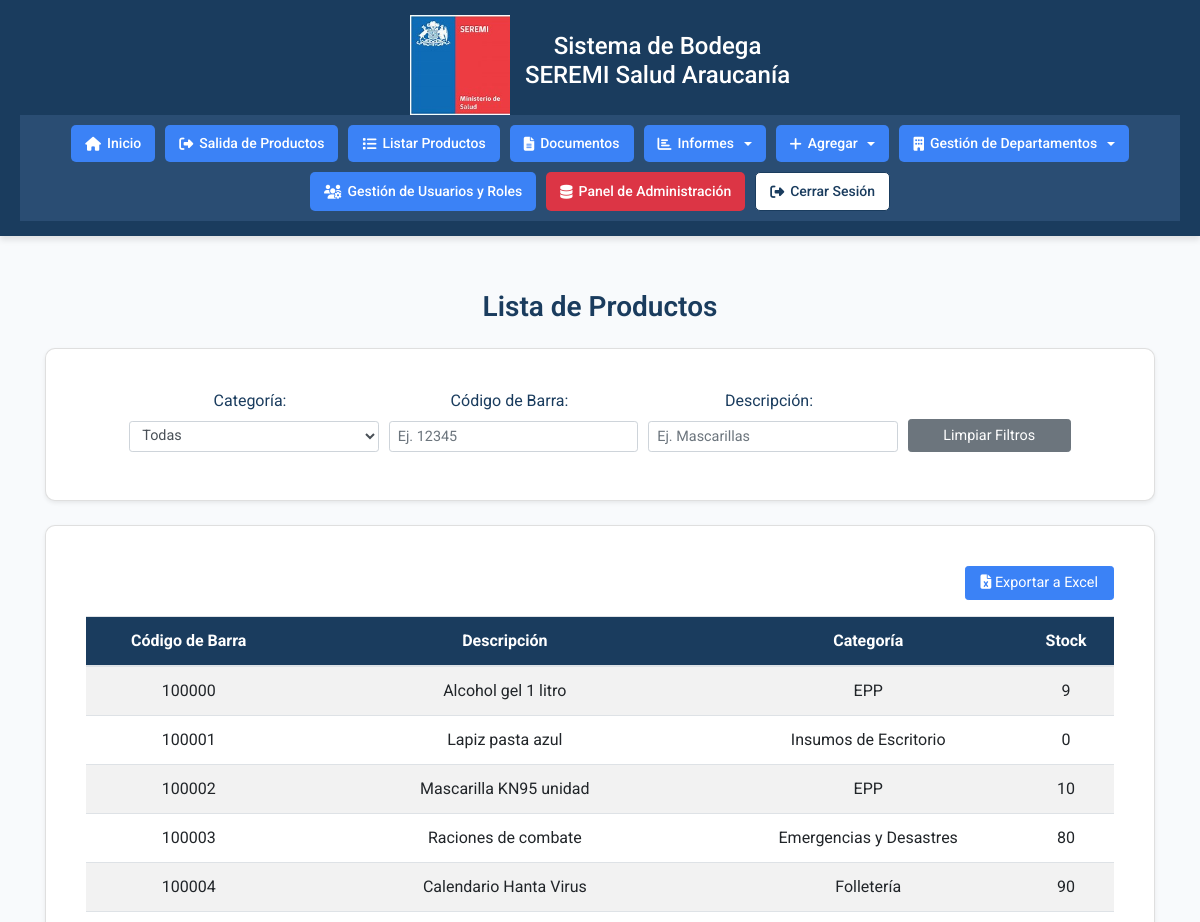
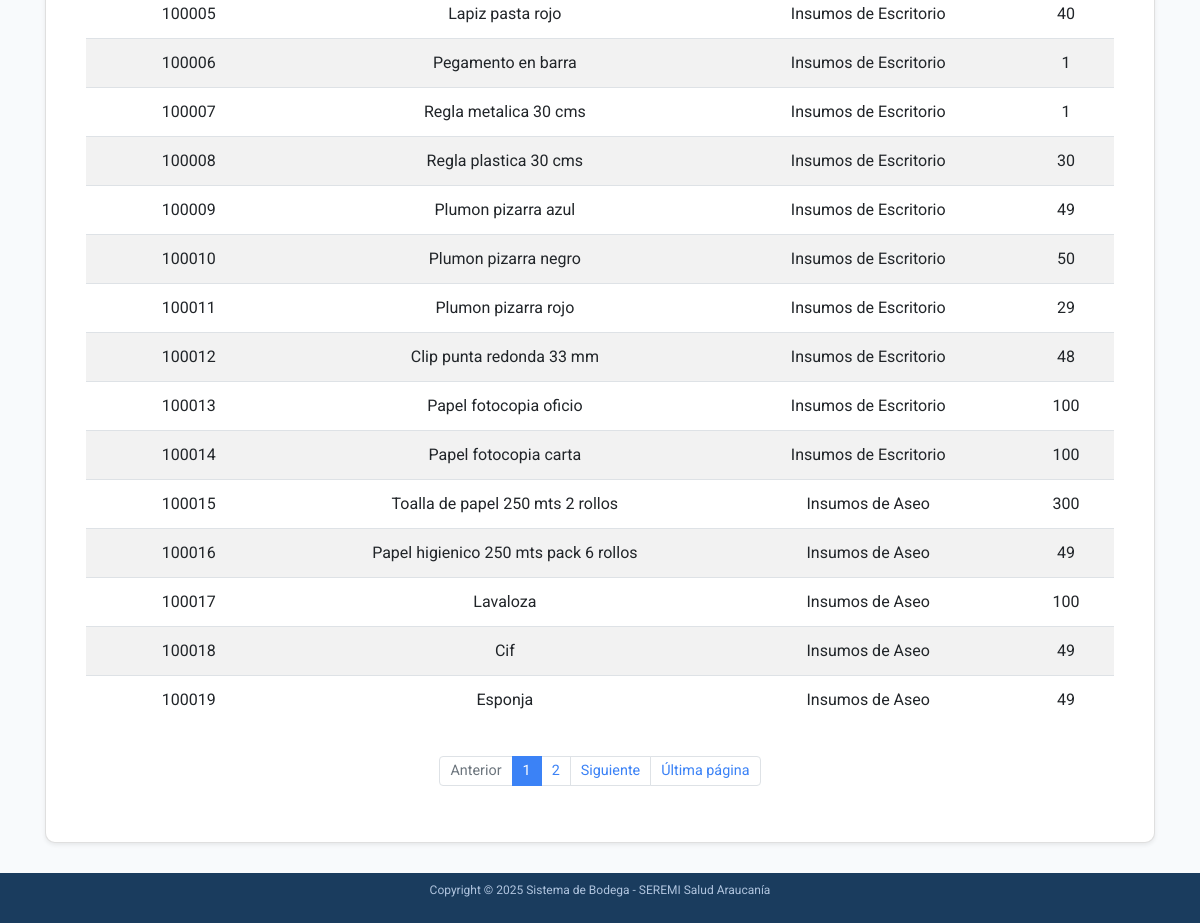
/accounts/listar-productos/ (signed in), run on an earlier commit of the app's database (2 pictures, top to bottom).
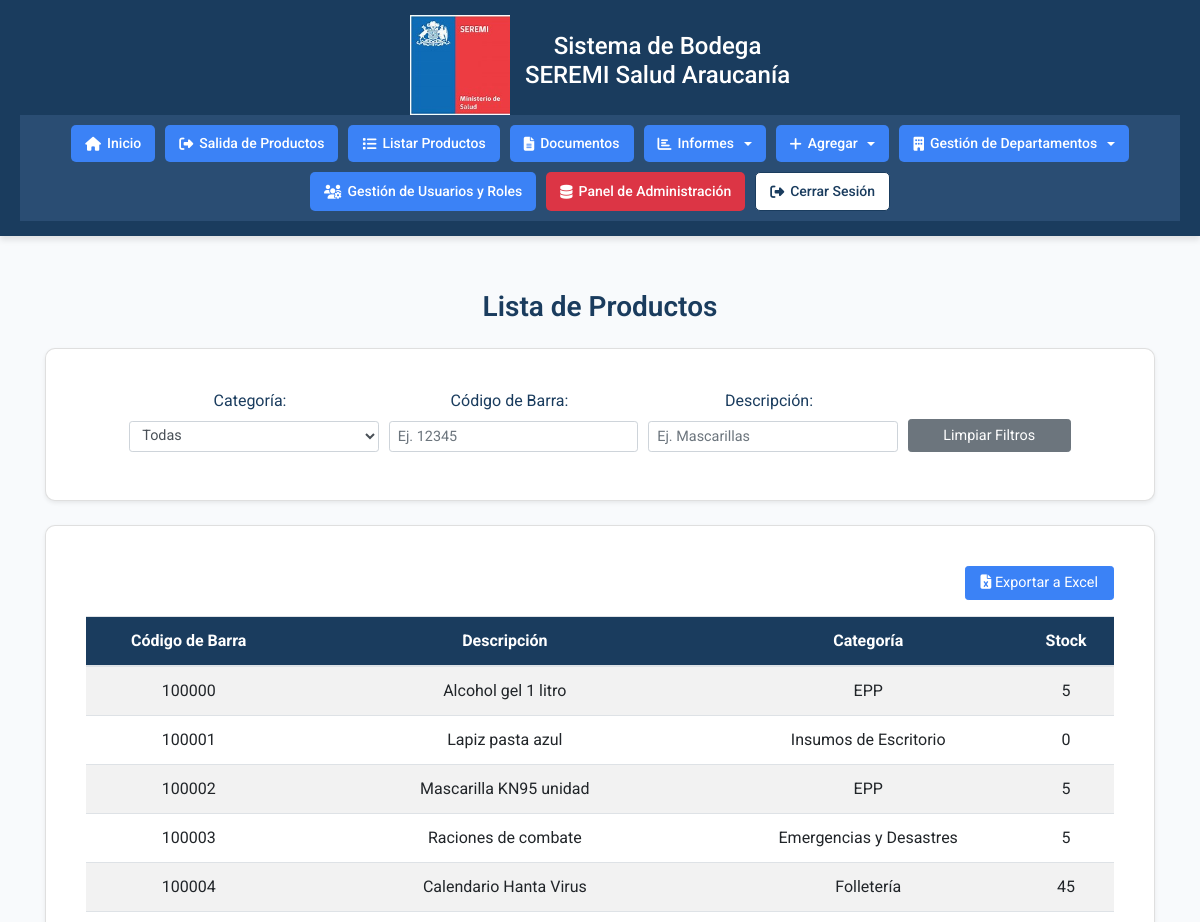
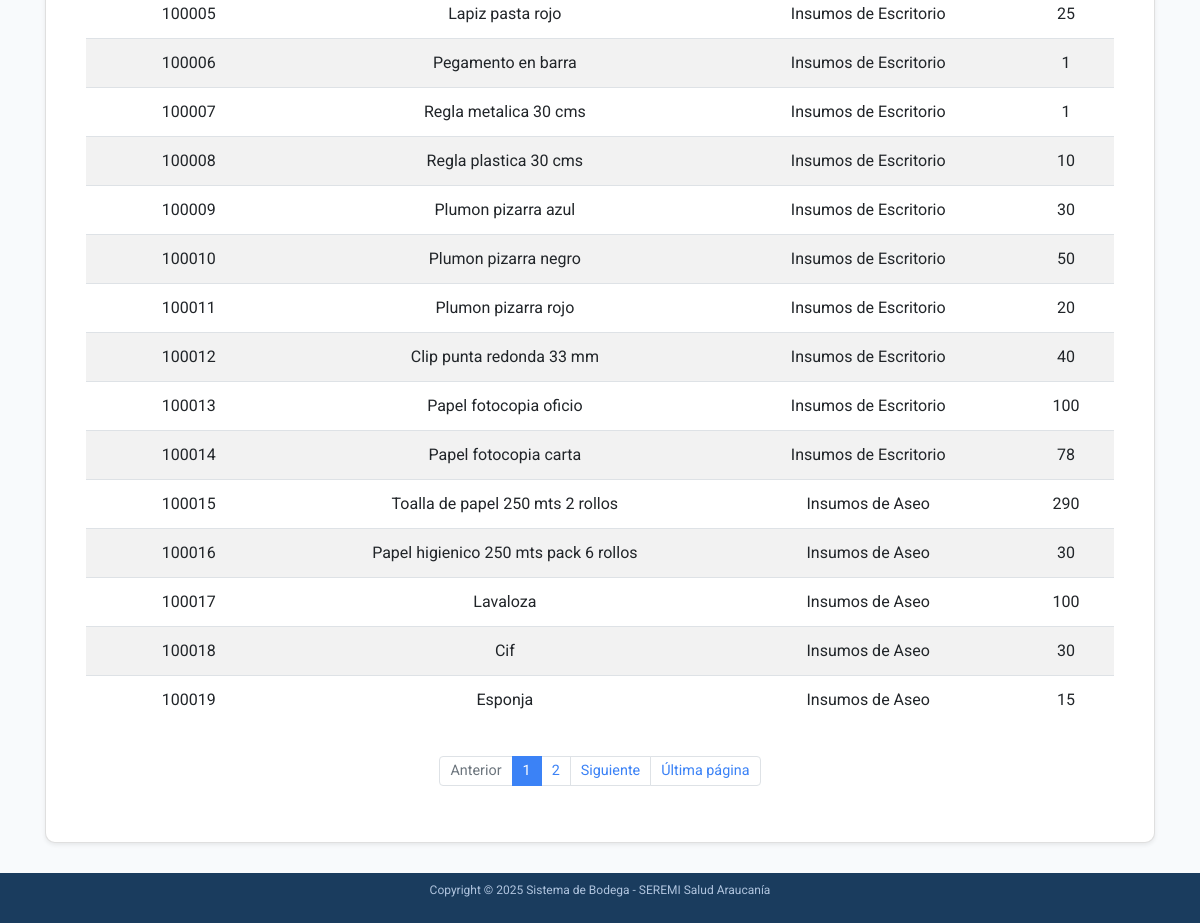
And on a later commit of the database (2 pictures, top to bottom).
### accounts/models.py (models this page shows, shortened)
class Producto(models.Model):
    CATEGORIAS = [
        ('Insumos de Aseo', 'Insumos de Aseo'),
        ('Insumos de Escritorio', 'Insumos de Escritorio'),
        ('EPP', 'EPP'),
        ('Emergencias y Desastres', 'Emergencias y Desastres'),
        ('Folletería', 'Folletería'),
        ('Otros', 'Otros'),
    ]
    codigo_barra = models.CharField(max_length=50, unique=True)
    descripcion = models.CharField(max_length=200)
    stock = models.IntegerField(default=0, db_index=True)
    categoria = models.CharField(max_length=100, choices=CATEGORIAS, blank=True)
    rut_proveedor = models.CharField(max_length=12, blank=True)
    guia_despacho = models.CharField(max_length=50, blank=True)
    numero_factura = models.CharField(max_length=50, blank=True)
    orden_compra = models.CharField(max_length=50, blank=True)
    class Meta:
        indexes = [models.Index(fields=['stock'], name='idx_producto_stock')]

### accounts/views.py (the view)
# urls.py: path('listar-productos/', views.listar_productos, name='listar-productos'),  # Listar todos los productos
@login_required
def listar_productos(request):
    limpiar_sesion_productos_salida(request)
    params = request.POST if request.method == 'POST' else request.GET
    query_codigo = params.get('codigo_barra', '')
    query_descripcion = params.get('descripcion', '')
    query_categoria = params.get('categoria', '')
    productos = Producto.objects.all().order_by('codigo_barra')
    if query_codigo:
        productos = productos.filter(codigo_barra=query_codigo)
    if query_descripcion:
        productos = productos.filter(descripcion__icontains=query_descripcion)
    if query_categoria and query_categoria != 'Todas':
        productos = productos.filter(categoria=query_categoria)
    if request.method == 'POST' and 'exportar_excel' in request.POST:
        columnas = ['Código de Barra', 'Nombre del Producto', 'Categoría', 'Stock Actual']
        campos = ['codigo_barra', 'descripcion', 'categoria', 'stock']
        return exportar_excel(request, productos, "Productos", columnas, campos)
    page_obj = paginar_resultados(request, productos)
    context = {
        'page_obj': page_obj,
        'query_codigo': query_codigo,
        'query_descripcion': query_descripcion,
        'query_categoria': query_categoria,
        'categorias': [('', 'Todas')] + Producto.CATEGORIAS,
    }
    return render(request, 'accounts/listar_productos.html', context)

### accounts/auth_backend.py (called while the page is built)
    def get_user(self, user_id):
        UserModel = get_user_model()
        try:
            return UserModel.objects.get(pk=user_id)
        except UserModel.DoesNotExist:
            return None

### accounts/views.py (called while the page is built)
def limpiar_sesion_productos_salida(request):
    if 'productos_salida' in request.session:
        logger.info("Limpiando variable de sesión 'productos_salida'.")
        del request.session['productos_salida']
        request.session.modified = True

def paginar_resultados(request, objetos, items_por_pagina=20):
    paginator = Paginator(objetos, items_por_pagina)
    page = request.GET.get('page')
    try:
        page_obj = paginator.page(page)
    except PageNotAnInteger:
        page_obj = paginator.page(1)
    except EmptyPage:
        page_obj = paginator.page(paginator.num_pages)
    return page_obj

### accounts/templates/accounts/listar_productos.html (shortened to what the changed rows need)
{% extends 'accounts/home.html' %}
{% load static %}
{% block content %}
<div class="container mt-4">
    <h2 class="text-center mb-4" style="color: #1a3c5e; font-weight: 600;">Lista de Productos</h2>
    <div class="card table-card shadow-sm">
        <div class="card-body">
            <div id="table-container">
                {% if page_obj %}
                    <div class="table-responsive">
                        <table class="table table-striped table-hover">
                            <thead style="background-color: #1a3c5e; color: white;">
                                <tr>
                                    <th>Código de Barra</th>
                                    <th>Descripción</th>
                                    <th>Categoría</th>
                                    <th>Stock</th>
                                </tr>
                            </thead>
                            <tbody id="product-table-body">
                                {% for producto in page_obj %}
                                    <tr>
                                        <td>{{ producto.codigo_barra }}</td>
                                        <td>{{ producto.descripcion }}</td>
                                        <td>{{ producto.categoria|default:"Otros" }}</td>
                                        <td>{{ producto.stock }}</td>
                                    </tr>
                                {% endfor %}
                            </tbody>
                        </table>
                    </div>
                {% else %}
                    <p class="text-center" style="color: #64748b;">No se encontraron productos.</p>
                {% endif %}
            </div>
        </div>
    </div>
</div>
{% endblock %}

What changed in the data, as far as the page shows it:
changed Producto "Alcohol gel 1 litro": stock "9" → "5"
changed Producto "Mascarilla KN95 unidad": stock "10" → "5"
changed Producto "Raciones de combate": stock "80" → "5"
changed Producto "Calendario Hanta Virus": stock "90" → "45"
changed Producto "Lapiz pasta rojo": stock "40" → "25"
changed Producto "Regla plastica 30 cms": stock "30" → "10"
changed Producto "Plumon pizarra azul": stock "49" → "30"
changed Producto "Plumon pizarra rojo": stock "29" → "20"
changed Producto "Clip punta redonda 33 mm": stock "48" → "40"
changed Producto "Papel fotocopia carta": stock "100" → "78"
changed Producto "Toalla de papel 250 mts 2 rollos": stock "300" → "290"
changed Producto "Papel higienico 250 mts pack 6 rollos": stock "49" → "30"
changed Producto "Cif": stock "49" → "30"
changed Producto "Esponja": stock "49" → "15"
